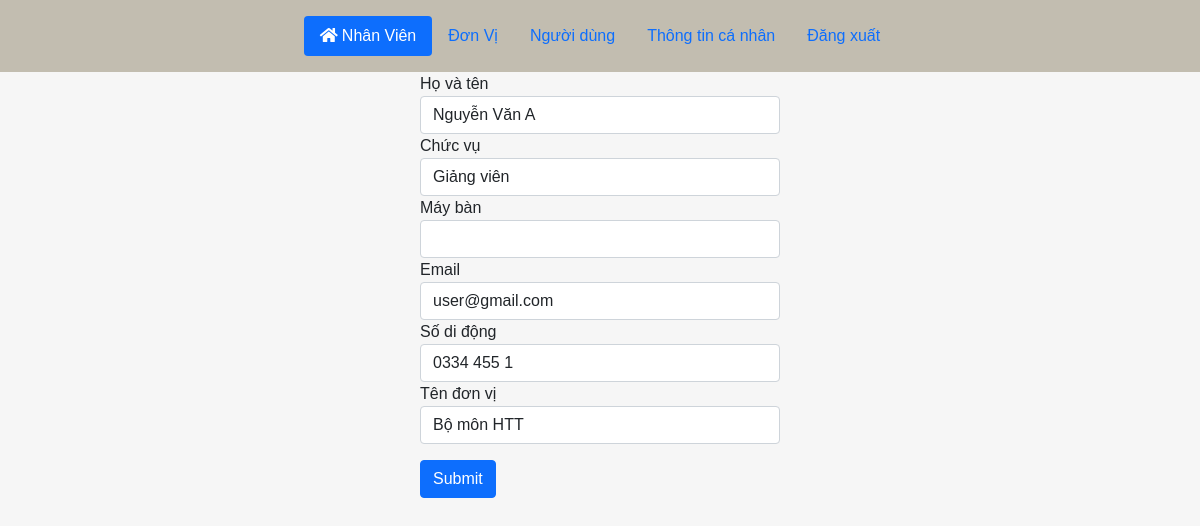
/admin/update-nhanvien.php?id=6, run on an earlier commit of the app's database.
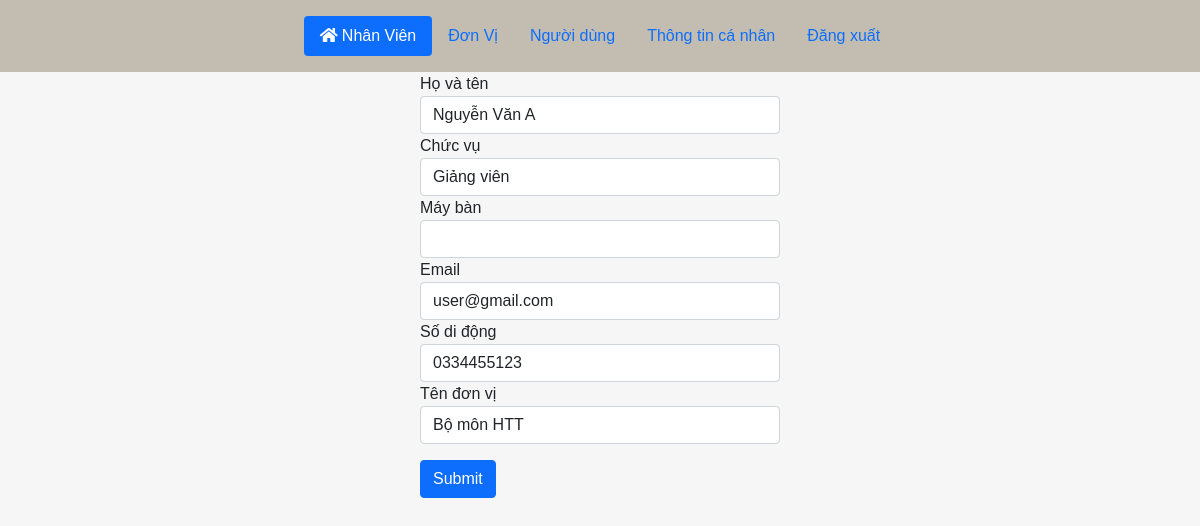
And on a later commit of the database.
### tables this page shows
CREATE TABLE `db_nhanvien` (
  `tennv` varchar(100) NOT NULL,
  `chucvu` varchar(50) DEFAULT NULL,
  `mayban` varchar(13) DEFAULT NULL,
  `email` varchar(100) NOT NULL,
  `sodidong` varchar(10) NOT NULL,
  `madv` int(10) UNSIGNED NOT NULL,
  `manv` int(10) UNSIGNED NOT NULL
);

### admin/update-nhanvien.php (the view, shortened to what this page needs)
<?php include("particals/header.php") ?>
<?php
    $manv = $_GET['id'];
    $sql = "select manv, tennv, chucvu, mayban, db_nhanvien.email, sodidong, donvi.MaDV from db_nhanvien, donvi where db_nhanvien.madv = donvi.MaDV and manv = $manv";
    $res=mysqli_query($conn, $sql);
    if($res==true)
            {
                $count = mysqli_num_rows($res);
                if($count==1)
                {
                    $row=mysqli_fetch_assoc($res);
                    $hoten = $row['tennv'];
                    $chucvu = $row['chucvu'];
                    $mayban = $row['mayban'];
                    $email = $row['email'];
                    $sodidong = $row['sodidong'];
                    $MaDV = $row['MaDV'];
                }
                else
                {
                    header('location:'.SITEURL.'admin/index.php');
                }
            }
?>
<form action="" method="POST" style="width:30%; margin:auto;">
  <div class="form-group">
    <label for="hoten_input">Họ và tên</label>
    <input type="text" class="form-control" id="hoten_input" name="hoten" value="<?php echo $hoten; ?>">
  </div>
  <div class="form-group">
    <label for="chucvu_input">Chức vụ</label>
    <input type="text" class="form-control" id="chucvu_input" name="chucvu" value="<?php echo $chucvu; ?>">
  </div>
  <div class="form-group">
    <label for="mayban_input">Máy bàn</label>
    <input type="text" class="form-control" id="mayban_input" name="mayban" value="<?php echo $mayban; ?>">
  </div>
  <div class="form-group">
    <label for="email_input">Email</label>
    <input type="email" class="form-control" id="email_input" name="email" value="<?php echo $email; ?>">
  </div>
  <div class="form-group">
    <label for="sodidong_input">Số di động</label>
    <input type="text" class="form-control" id="sodidong_input" name="sodidong" value="<?php echo $sodidong; ?>">
  </div>
  <div class="form-group">
    <label for="madonvi_input">Tên đơn vị</label>
    <select class="form-control" id="madonvi_input" name="madonvi">
      <?php
        $sql_slc = "select * from donvi";
        $result = mysqli_query($conn, $sql_slc);
        if(mysqli_num_rows($result) >0){
          while ($row1 = mysqli_fetch_assoc($result)){
            if ($row1['MaDV'] == $MaDV){echo "<option value=". $row1['MaDV'] ." selected >". $row1['TenDV'] ."</option>";}
            else {echo "<option value=". $row1['MaDV'] .">". $row1['TenDV'] ."</option>";}
          }
        }
      ?>
      </select>
  </div>
  <button type="submit" name="submit" class="btn btn-primary mt-3 justify-contents-center m-auto">Submit</button>
</form>
<?php include("particals/footer.php") ?>

What changed in the data, as far as the page shows it:
changed db_nhanvien "Nguyễn Văn A": sodidong "0334 455 1" → "0334455123"
